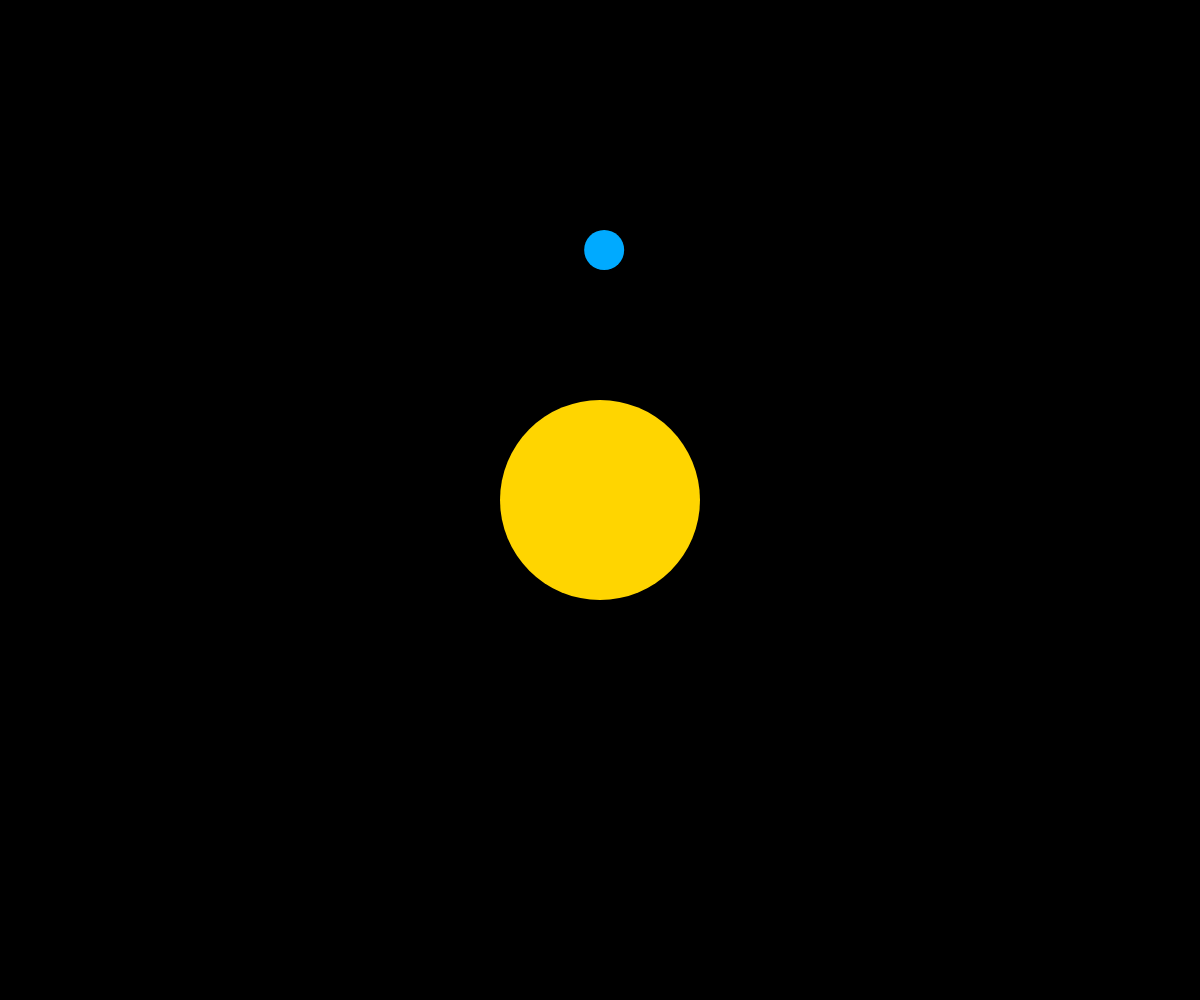
Frame 1 (no input)
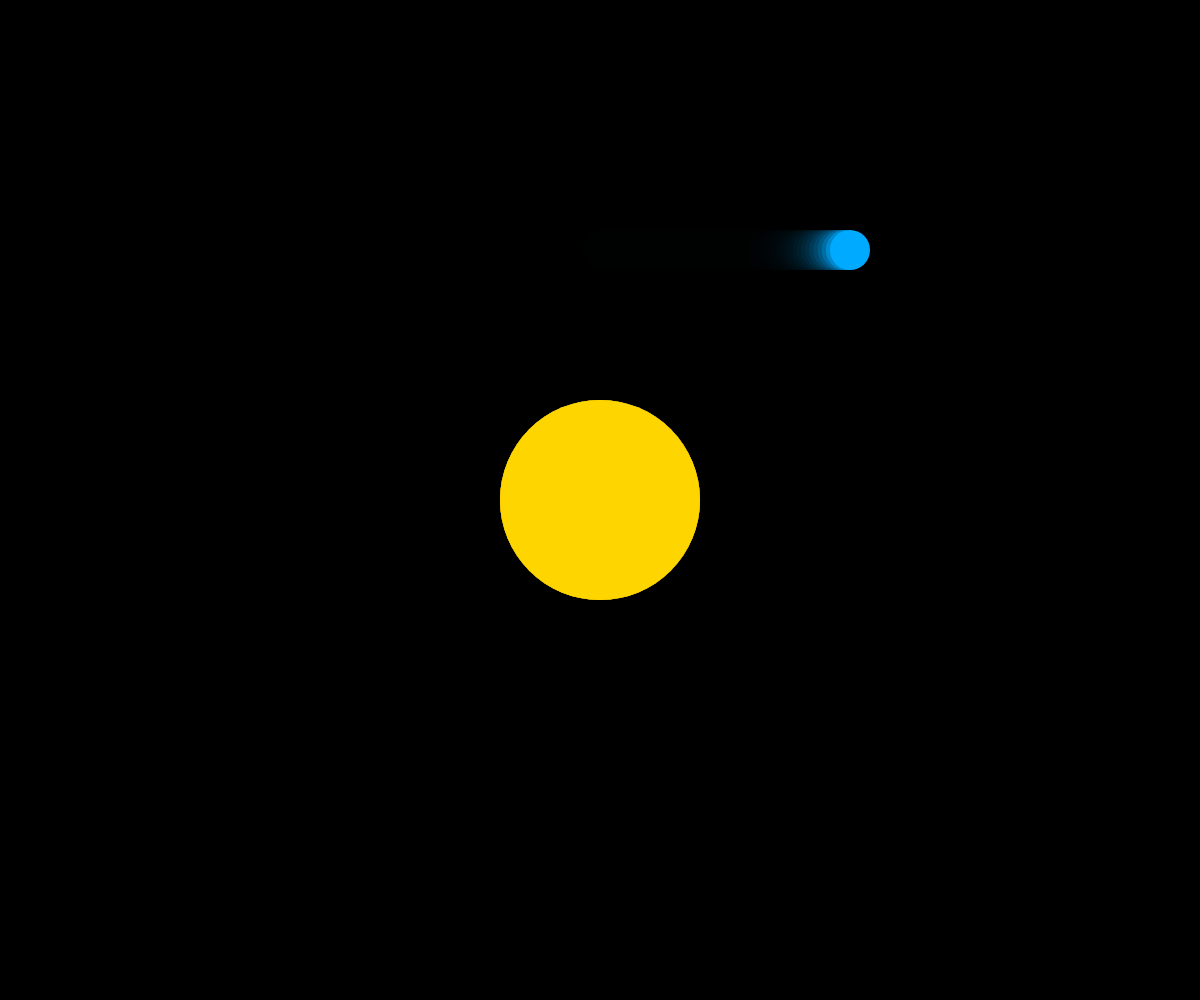
Frame 60 (no input)
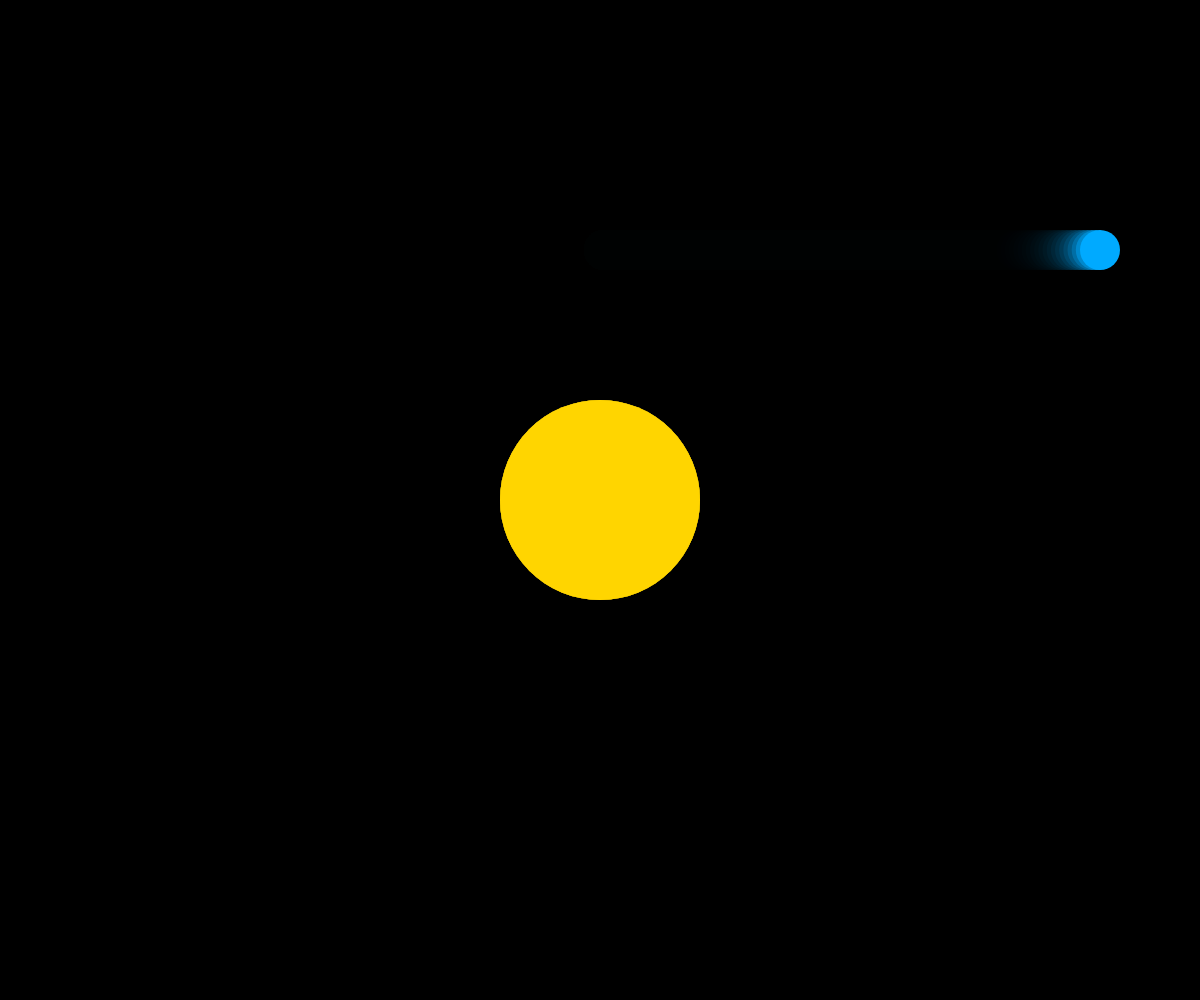
Frame 120 (the mouse pressed at the canvas centre since frame 60)

The p5.js sketch that drew these frames (run headless with seeded random() and noise() and a simulated clock; from frame 60 on, the mouse is pressed at the canvas centre):

// p5.js sketch
// ── sketch.js
/* Three Body Problem - http://www.scholarpedia.org/article/Three_body_problem */

let dt;

function setup() {
  createCanvas(windowWidth, windowHeight);
  frameRate(60);
  dt = 1/60;
  
  sun = new Body(100, createVector(width/2, height/2), createVector(0, 0), 50);
  planet = new Body(20, createVector(width/2, height/4), createVector(250, 0), 200);
  
  background(0);
}

function draw() {
  background(0, 50);

  sun.attract(planet);
  sun.show();
  planet.show();
}
// ── body.js
let G = 6.67408;  // 6.67408e-11 N m^2 / kg^2

class Body {
  constructor(radius, pos, vel, col){
    this.pos = pos;
    this.vel = vel;
    this.mass = radius * 2e4;
    this.radius = radius;
    this.F = createVector(0, 0);
    colorMode(HSB);
    this.color = color(col, 100, 100);
    colorMode(RGB);
  }

  attract(other){
    /* F = G * (m1 * m2) / (d**2) */
    let d = p5.Vector.dist(this.pos, other.pos);
    let F = createVector(0, 0);
    other.applyForce(F);
  }

  applyForce(F){
    this.F.add(F);
  }

  update(){
    let acc = p5.Vector.div(this.F, this.mass);
    this.vel.add(p5.Vector.mult(acc, dt));
    this.pos.add(p5.Vector.mult(this.vel, dt));
    this.F = createVector(0, 0);
  }

  show(){
    this.update();
    noStroke();
    fill(this.color);
    circle(this.pos.x, this.pos.y, this.radius * 2);
  }
}
